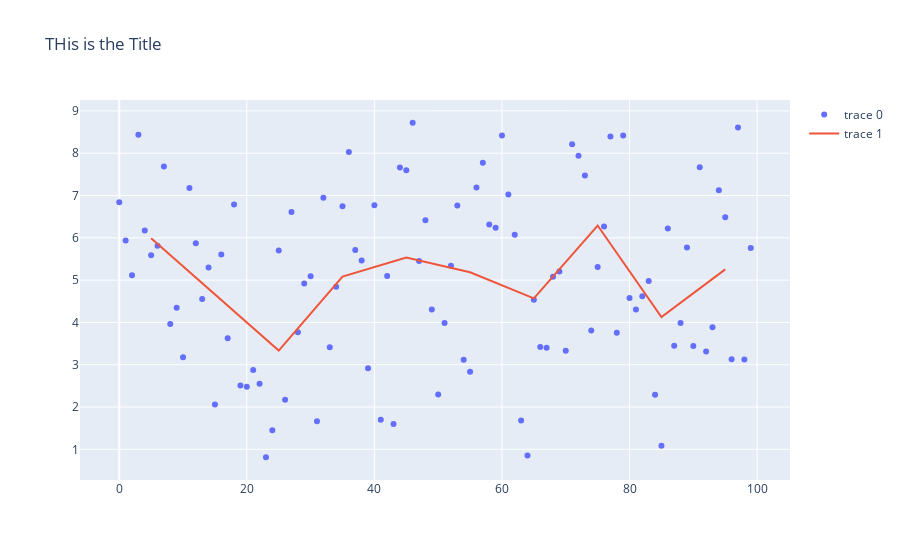

The notebook cell saved with this chart:
### Code cell
import plotly.graph_objects as go


y_mean = []
x_mean = []
for i in range(0,len(y),10):
  x_mean.append(i+5)
  y_mean.append(1/10*sum(y[i:i+10]))

print(y_mean)
fig_dict = dict({
  "data": [{"type":"scatter", "y":y, "mode":"markers"},
           {"type":"scatter", "y":y_mean, "x":x_mean, "mode":"lines"}],
  "layout":{"title":{"text":"THis is the Title"}}
})
fig = go.Figure(fig_dict)
fig.show()

### Figure 1 — Plotly figure (JSON) as saved in the notebook; plotly's stock layout.template omitted (floating-point values rounded to 4 significant figures)
{"data": [{"mode": "markers", "type": "scatter", "y": [6.838, 5.934, 5.116, 8.434, 6.172, 5.588, 5.811, 7.686, 3.96, 4.344, 3.174, 7.179, 5.869, 4.552, 5.301, 2.058, 5.603, 3.626, 6.786, 2.508, 2.48, 2.872, 2.551, 0.8127, 1.452, 5.7, 2.171, 6.61, 3.765, 4.918, 5.09, 1.666, 6.947, 3.413, 4.845, 6.744, 8.025, 5.709, 5.464, 2.919, 6.767, 1.699, 5.099, 1.6, 7.661, 7.596, 8.719, 5.449, 6.415, 4.303, 2.298, 3.988, 5.341, 6.764, 3.119, 2.831, 7.189, 7.774, 6.313, 6.24, 8.421, 7.023, 6.075, 1.684, 0.8517, 4.534, 3.416, 3.4, 5.079, 5.204, 3.329, 8.209, 7.942, 7.472, 3.807, 5.311, 6.265, 8.395, 3.757, 8.416, 4.574, 4.302, 4.621, 4.978, 2.289, 1.084, 6.22, 3.445, 3.987, 5.769, 3.44, 7.668, 3.312, 3.884, 7.122, 6.485, 3.13, 8.607, 3.122, 5.759]}, {"mode": "lines", "type": "scatter", "x": [5, 15, 25, 35, 45, 55, 65, 75, 85, 95], "y": [5.988, 4.666, 3.333, 5.082, 5.531, 5.186, 4.569, 6.29, 4.127, 5.253]}], "layout": {"title": {"text": "THis is the Title"}}}
